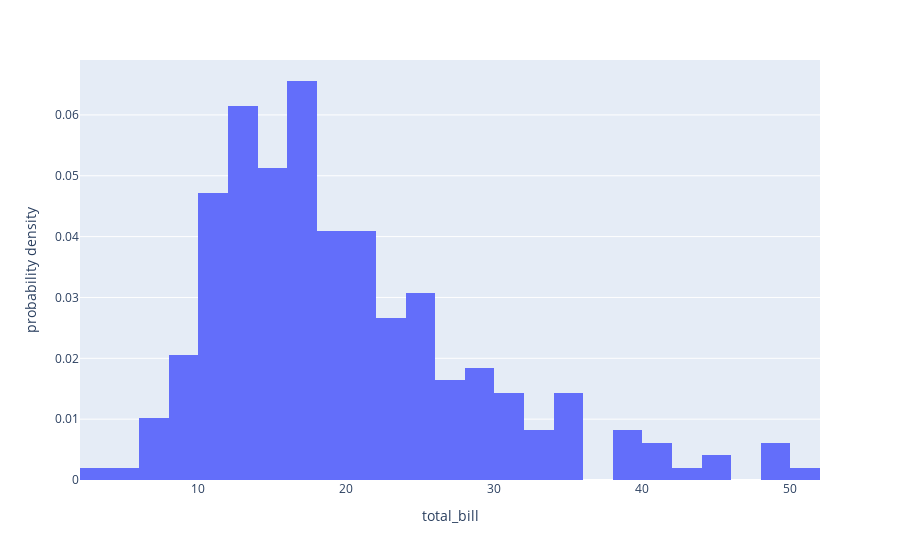

Notebook source saved alongside this figure:
### Markdown cell above
# Type of normalization

### Code cell
import plotly.express as px
df = px.data.tips()
fig = px.histogram(df, x="total_bill", histnorm='probability density')
fig.show()

### Figure 1 — Plotly figure (JSON) as saved in the notebook; plotly's stock layout.template omitted (floating-point values rounded to 4 significant figures; data arrays with more than 128 entries replaced by an {"elided": "..."} marker saying what was removed)
{"data": [{"alignmentgroup": "True", "bingroup": "x", "histnorm": "probability density", "hovertemplate": "total_bill=%{x}<br>probability density=%{y}<extra></extra>", "legendgroup": "", "marker": {"color": "#636efa", "pattern": {"shape": ""}}, "name": "", "offsetgroup": "", "orientation": "v", "showlegend": false, "type": "histogram", "x": {"elided": "244 float values"}, "xaxis": "x", "yaxis": "y"}], "layout": {"barmode": "relative", "legend": {"tracegroupgap": 0}, "margin": {"t": 60}, "xaxis": {"anchor": "y", "domain": [0, 1], "title": {"text": "total_bill"}}, "yaxis": {"anchor": "x", "domain": [0, 1], "title": {"text": "probability density"}}}}
